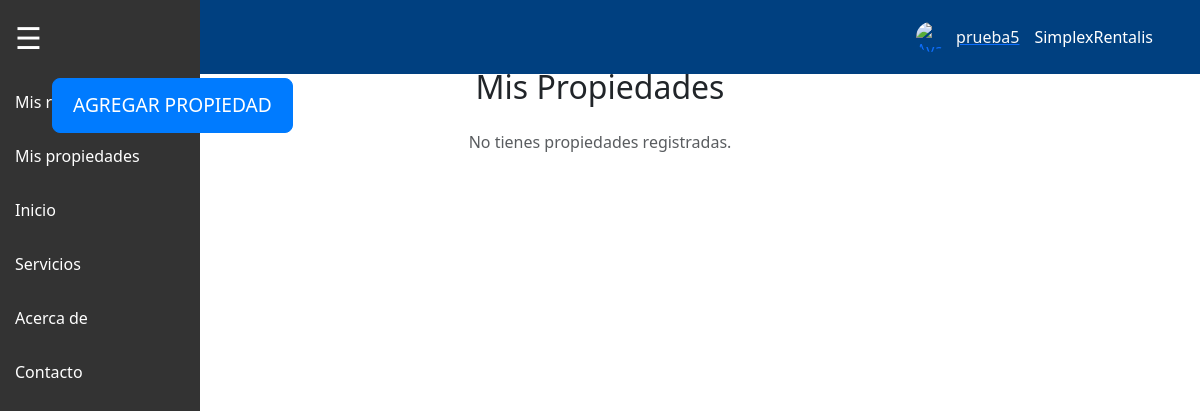
Page /mis_propiedades/ (signed in) on the earlier database version.
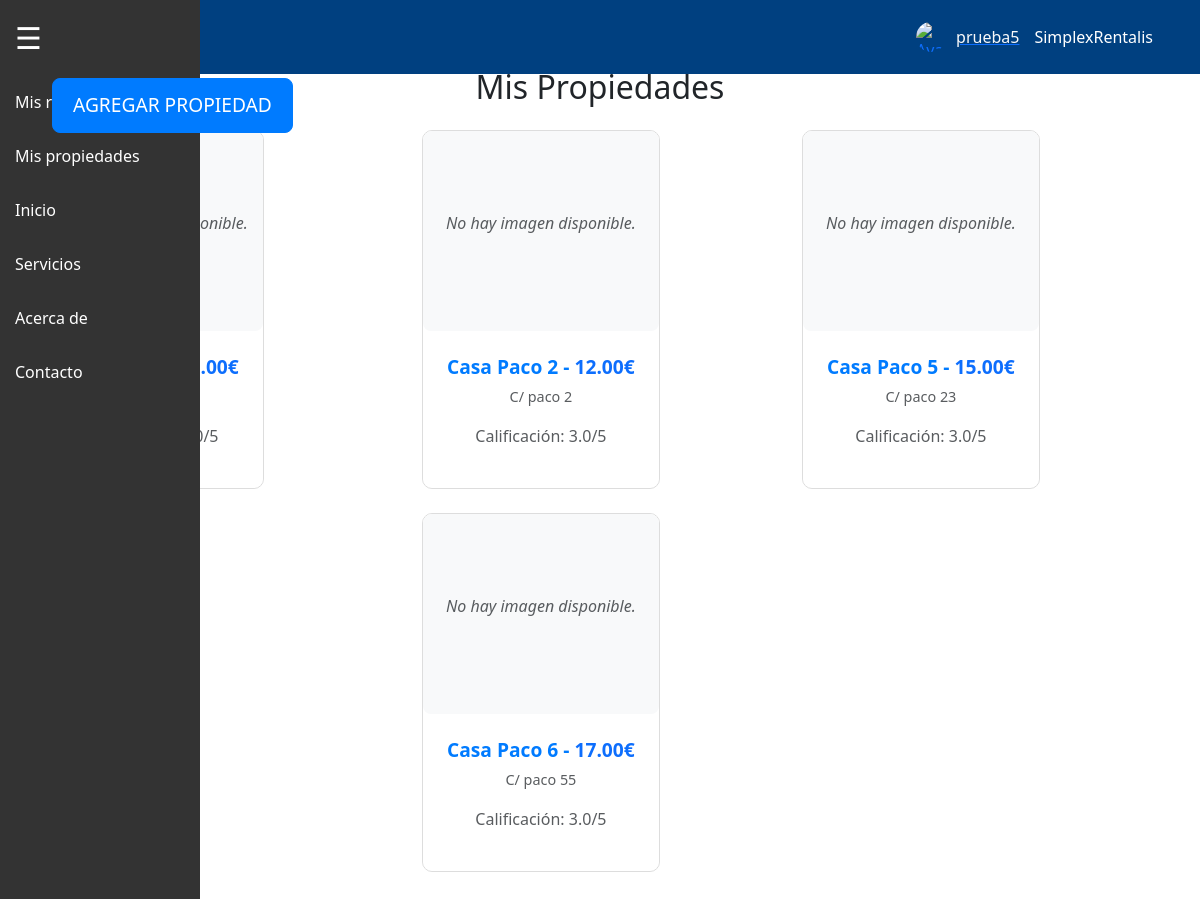
Same page on the later database version.
### SimplexRentalisAPP/models.py (models this page shows, shortened)
class User(AbstractUser):
    email = models.EmailField(unique=True, max_length=254)
    telefono = models.CharField(unique=True, max_length=15, blank=True, null=True)
    fecha_nacimiento = models.DateField(null=True, blank=True)
    genero = models.CharField(
        max_length=10,
        choices=[('masculino', 'Masculino'), ('femenino', 'Femenino'), ('otro', 'Otro')],
        blank=True,
        null=True
    )
    avatar = models.ImageField(upload_to='avatars/', null=True, blank=True)
    es_propietario = models.BooleanField(default=False)
    ultimo_acceso = models.DateTimeField(null=True, blank=True)
    groups = models.ManyToManyField(
        'auth.Group',
        related_name='custom_user_groups',
        blank=True
    )
    user_permissions = models.ManyToManyField(
        'auth.Permission',
        related_name='custom_user_permissions',
        blank=True
    )

class Propiedades(models.Model):
    id = models.AutoField(primary_key=True)
    nombre = models.CharField(max_length=200, blank=False, null=False)
    descripcion = models.TextField(max_length=3000, blank=True, null=True)
    direccion = models.CharField(max_length=300, blank=False, null=False)
    precio_noche = models.DecimalField(max_digits=10, decimal_places=2, blank=False, null=False)
    propietario = models.ForeignKey('User', on_delete=models.CASCADE, blank=False, null=False)
    calificacion = models.DecimalField(
        default=3.0,
        blank=False,
        null=False,
        max_digits=3,
        validators=[MinValueValidator(1), MaxValueValidator(5)],
        decimal_places=1  # Decimal con 1 lugar
    )
    porcentaje_reserva = models.DecimalField(max_digits=5, decimal_places=2, blank=False, null=False, default=5.0)
    permite_mascotas = models.BooleanField(default=False)
    en_mantenimiento = models.BooleanField(default=False)
    capacidad_maxima = models.IntegerField(default=10)  # Limita la cantidad de personas
    galeria = models.ForeignKey('Galeria', on_delete=models.CASCADE, related_name='propiedades', blank=True, null=True)
    class Meta:
        constraints = [
            models.UniqueConstraint(fields=['direccion', 'propietario'], name='unique_direccion_propietario')
        ]

### SimplexRentalisAPP/views.py (the view)
# urls.py: path('mis_propiedades/', views.propiedades_usuario, name='propiedades_usuario'),
@login_required
def propiedades_usuario(request):
    propiedades = Propiedades.objects.filter(propietario=request.user)
    return render(request, 'SimplexRentalisAPP/propiedades_usuario.html', {
        'propiedades': propiedades
    })

### SimplexRentalisAPP/templates/SimplexRentalisAPP/propiedades_usuario.html (shortened to what this page needs)
{% extends 'base.html' %}
{% load static %}
{% block content %}
<div class="container mt-5">
    <div class="position-relative mb-4">
        <a href="{% url 'agregar_propiedad' %}" class="btn btn-primary position-absolute btn-agregar">Agregar Propiedad</a>
        <h2 class="text-center m-0">Mis Propiedades</h2>
    </div>
    <div class="row justify-content-center">
        {% if propiedades %}
            {% for propiedad in propiedades %}
                <div class="col-12 col-md-6 col-lg-4 mb-4 d-flex align-items-stretch">
                    <a href="{% url 'propiedad_detallada' propiedad.pk %}" class="propiedad-card text-center text-decoration-none">
                        <div class="card shadow-sm border-0 rounded-3 overflow-hidden">
                            <div class="card-image">
                                {% if propiedad.imagen %}
                                    <img src="{{ propiedad.imagen.url }}" class="img-fluid rounded-top" alt="Imagen de {{ propiedad.nombre }}">
                                {% else %}
                                    <div class="no-imagen d-flex justify-content-center align-items-center bg-light" style="height: 200px;">
                                        <p class="text-muted">No hay imagen disponible.</p>
                                    </div>
                                {% endif %}
                            </div>
                            <div class="card-body p-4">
                                <h5 class="card-title">{{ propiedad.nombre }} - <span class="text-primary">{{ propiedad.precio_noche }}€</span></h5>
                                <p class="card-text text-muted">{{ propiedad.direccion }}</p>
                                <p class="text-muted">Calificación: {{ propiedad.calificacion }}/5</p>
                            </div>
                        </div>
                    </a>
                </div>
            {% endfor %}
        {% else %}
            <p class="text-center text-muted">No tienes propiedades registradas.</p>
        {% endif %}
    </div>
</div>
{% endblock %}

### SimplexRentalisAPP/templates/base.html (shortened to what this page needs)
<!DOCTYPE html>
<html lang="es">
<head>
  {% load static %}
  <link href="https://cdn.jsdelivr.net/npm/bootstrap@5.3.0-alpha3/dist/css/bootstrap.min.css" rel="stylesheet">
  <link rel="stylesheet" href="{% static 'css/style.css' %}">
</head>
<body>
  <div id="menu">
    <span class="hamburguesa">&#9776;</span>
    <a href="#" class="menu-item">Mis reservas</a>
    <a href="mis_propiedades/" class="menu-item">Mis propiedades</a>
    <a href="#" class="menu-item">Inicio</a>
    <a href="#" class="menu-item">Servicios</a>
    <a href="#" class="menu-item">Acerca de</a>
    <a href="#" class="menu-item">Contacto</a>
  </div>
  <div class="navbar">
    <div class="container-fluid">
      <div id="userMenu" class="position-relative">
        {% if user.is_authenticated %}
        <a href="#" class="d-flex align-items-center" id="userDropdown" data-bs-toggle="dropdown" aria-expanded="false">
          <img src="{{ user.profile.avatar.url }}" alt="Avatar" class="rounded-circle" style="width: 30px; height: 30px; margin-right: 10px;">
          <span class="text-light">{{ user.username }}</span>
        </a>
        {% else %}
        <button class="btn btn-outline-light btn-login" data-bs-toggle="modal" data-bs-target="#loginModal">Iniciar Sesión</button>
        {% endif %}
      </div>
      <a href="/" class="menu-item">SimplexRentalis</a>
    </div>
  </div>
  <div id="main-content">
    {% block content %}
    {% endblock %}
  </div>
</body>
</html>

### static/css/style.css (style rules this page uses)
#menu { position: fixed; left: 0; top: 0; height: 100%; width: 60px; background-color: #333; transition: width 0.3s; overflow-x: hidden; z-index: 1000; }
#menu .menu-item { visibility: hidden; opacity: 0; transition: opacity 0.3s, visibility 0.3s; }
.menu-item { padding: 15px; color: white; text-align: left; text-decoration: none; display: block; white-space: nowrap; }
.navbar { position: fixed; top: 0; left: 0; width: 100%; background-color: #004080; color: white; z-index: 900; padding: 10px 20px; }
.navbar .container-fluid { display: flex; justify-content: flex-end; }
#main-content { margin-left: 60px; margin-top: 60px; padding: 20px; }
.hamburguesa { font-size: 30px; color: white; padding: 15px; display: block; cursor: pointer; }
.propiedad-card { display: block; border: 1px solid #ddd; border-radius: 5px; overflow: hidden; transition: box-shadow 0.3s; background-color: #ffffff; text-align: center; height: 100%; }
.no-imagen { height: 200px; display: flex; align-items: center; justify-content: center; background-color: #f8f9fa; color: #888; }
#main-content { max-width: 1200px; margin: auto; padding: 20px; }
.no-imagen { height: 400px; display: flex; justify-content: center; align-items: center; background-color: #f0f0f0; font-style: italic; color: #777; border-radius: 8px; }
.btn { background-color: #007bff; color: white; padding: 10px 20px; border-radius: 5px; text-decoration: none; }
.d-flex { display: flex; align-items: center; }
.btn-primary { background-color: #007bff; border-color: #007bff; transition: background-color 0.3s, border-color 0.3s; margin-left: 0; }
.propiedad-card { display: block; border: 1px solid #ddd; border-radius: 10px; overflow: hidden; transition: box-shadow 0.3s, transform 0.3s ease-in-out; background-color: #ffffff; text-align: center; height: 100%; }
.card-body { padding: 20px; color: #333; }
.card-title { font-size: 1.2rem; font-weight: bold; color: #007bff; }
.card-text { color: #666; font-size: 0.9rem; }
.card-image { position: relative; height: 200px; overflow: hidden; }
.no-imagen { display: flex; justify-content: center; align-items: center; height: 100%; background-color: #f0f0f0; color: #888; font-style: italic; }
.btn-agregar { top: 10px; left: 10px; padding: 15px 30px; font-size: 1.2rem; z-index: 1100; }
.btn-primary { background-color: #007bff; border-radius: 8px; padding: 12px 20px; text-transform: uppercase; transition: background-color 0.3s ease; }

Differences in the rows shown:
added Propiedades: precio_noche "12.00"
added Propiedades: nombre "Casa Paco 2", precio_noche "12.00", direccion "C/ paco 2", calificacion "3.0"
added Propiedades: nombre "Casa Paco 5", precio_noche "15.00", direccion "C/ paco 23", calificacion "3.0"
added Propiedades: nombre "Casa Paco 6", precio_noche "17.00", direccion "C/ paco 55", calificacion "3.0"
Other differences:
text no longer shown: "No tienes propiedades registradas."
